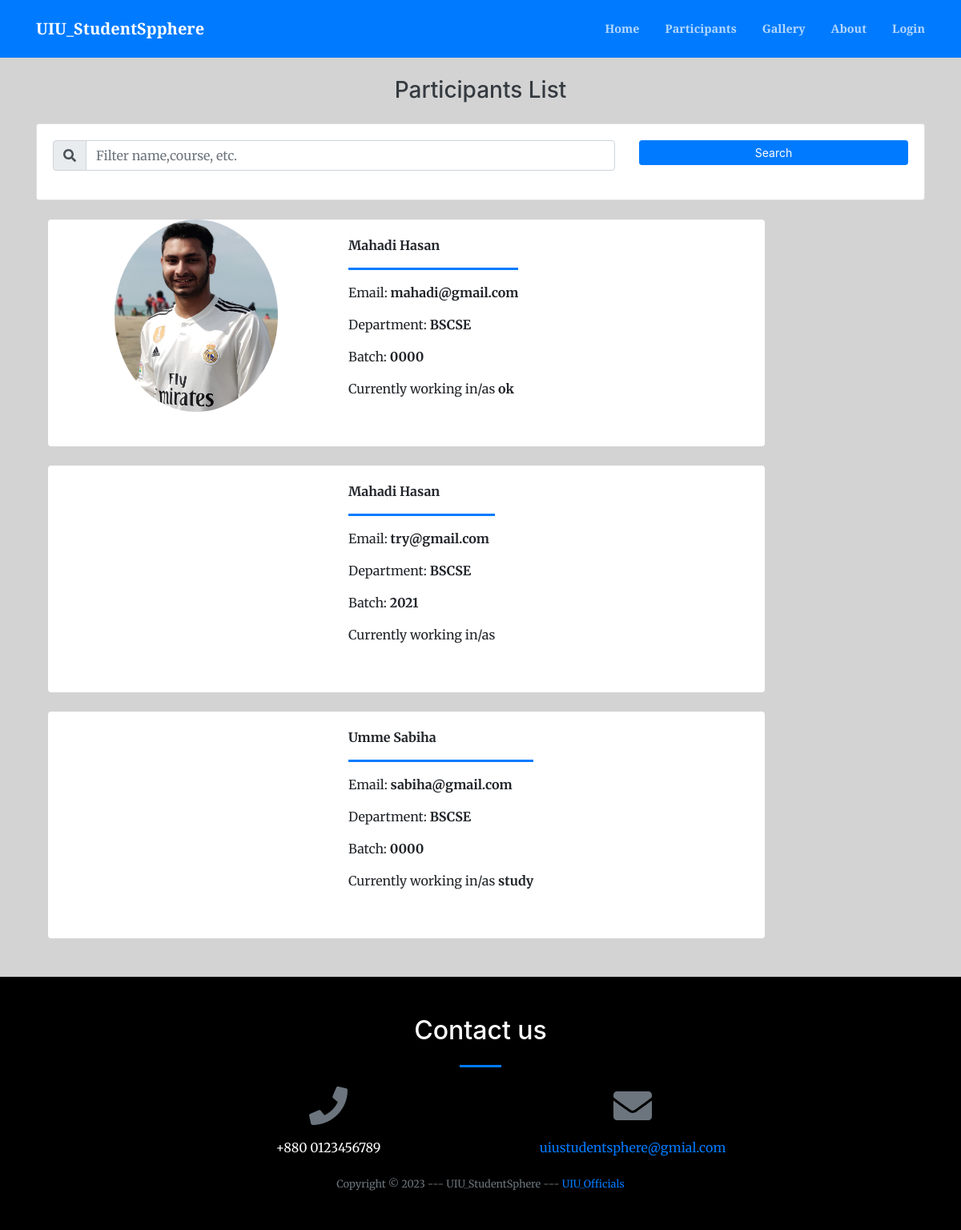
The app's page /index.php?page=alumni_list with its own data.
### tables this page shows
CREATE TABLE `alumnus_bio` (
  `id` int(30) NOT NULL,
  `firstname` varchar(200) NOT NULL,
  `middlename` varchar(200) NOT NULL,
  `lastname` varchar(200) NOT NULL,
  `gender` varchar(10) NOT NULL,
  `batch` year(4) NOT NULL,
  `course_id` int(30) NOT NULL,
  `email` varchar(250) NOT NULL,
  `connected_to` text NOT NULL,
  `avatar` text NOT NULL,
  `status` tinyint(1) NOT NULL DEFAULT 0 COMMENT '0= Unverified, 1= Verified',
  `date_created` date NOT NULL DEFAULT current_timestamp()
);

CREATE TABLE `courses` (
  `id` int(30) NOT NULL,
  `course` text NOT NULL,
  `about` text NOT NULL
);

### alumni_list.php (the view, shortened to what this page needs)
<?php
include 'admin/db_connect.php';
?>
<br><br><br><br>
<h3 style="text-align: center;" class="text-dark">Participants List</h3>
        	<div class="container">
        		<div class="card mb-2 mt-4">
		        <div class="card-body ">
		            <div class="row">
		                <div class="col-md-8">
		                    <div class="input-group mb-3">
		                      <div class="input-group-prepend">
		                        <span class="input-group-text" id="filter-field"><i class="fa fa-search"></i></span>
		                      </div>
		                      <input type="text" class="form-control" id="filter" placeholder="Filter name,course, etc." aria-label="Filter" aria-describedby="filter-field">
		                    </div>
		                </div>
		                <div class="col-md-4">
		                    <button class="btn btn-primary btn-block btn-sm" id="search">Search</button>
		                </div>
		            </div>
		        </div>
		    </div>
        	</div>
            <div class="container-fluid mt-3 pt-2">
                <div class="row-items">
                <div class="col-lg-12">
                    <div class="row">
                <?php
                $fpath = 'admin/assets/uploads';
                $alumni = $conn->query("SELECT a.*,c.course,Concat(a.firstname,' ',a.lastname) as name from alumnus_bio a inner join courses c on c.id = a.course_id order by Concat(a.lastname,', ',a.firstname,' ',a.middlename) asc");
                while($row = $alumni->fetch_assoc()):
                ?>
                <div class="container">
                <div class="col-md-10 item">
                <div class="card alumni-list" data-id="<?php echo $row['id'] ?>">
                        <div class="alumni-img" card-img-top>
                            <img src="<?php echo $fpath.'/'.$row['avatar'] ?>" alt="">
                        </div>
                    <div class="card-body">
                        <div class="row align-items-center h-100">
                            <div class="">
                                <div>
                                <p class="filter-txt"><b><?php echo $row['name'] ?></b></p>
                                <hr class="divider w-100" style="max-width: calc(100%)">
                                <p class="filter-txt">Email: <b><?php echo $row['email'] ?></b></p>
                                <p class="filter-txt">Department: <b><?php echo $row['course'] ?></b></p>
                                <p class="filter-txt">Batch: <b><?php echo $row['batch'] ?></b></p>
                                <p class="filter-txt">Currently working in/as <b><?php echo $row['connected_to'] ?></b></p>
                                    <br>
                                </div>
                            </div>
                        </div>
                    </div>
                </div>
                </div>
                <br>
                </div>
                <?php endwhile; ?>
                </div>
                </div>
                </div>
            </div>

### index.php (shortened to what this page needs)
<!DOCTYPE html>
<html lang="en">
<?php
include('header.php');
?>
<body id="page-top">
  <nav class="navbar navbar-expand-lg navbar-light fixed-top py-3  text-white bg-primary" id="mainNav">
    <div class="container">
      <a class="navbar-brand js-scroll-trigger" href="./"><?php echo $_SESSION['system']['name'] ?></a>
      <div class="collapse navbar-collapse" id="navbarResponsive">
        <ul class="navbar-nav ml-auto my-2 my-lg-0">
          <li class="nav-item"><a class="nav-link js-scroll-trigger" href="index.php?page=home">Home</a></li>
          <li class="nav-item"><a class="nav-link js-scroll-trigger" href="index.php?page=alumni_list">Participants</a></li>
          <li class="nav-item"><a class="nav-link js-scroll-trigger" href="index.php?page=gallery">Gallery</a></li>
          <li class="nav-item"><a class="nav-link js-scroll-trigger" href="index.php?page=about">About</a></li>
          <?php if (!isset($_SESSION['login_id'])) : ?>
            <li class="nav-item"><a class="nav-link js-scroll-trigger" href="#" id="login">Login</a></li>
          <?php endif; ?>
        </ul>
      </div>
    </div>
  </nav>
  <?php
  $page = isset($_GET['page']) ? $_GET['page'] : "home";
  include $page . '.php';
  ?>
  <br>
  <footer class=" py-5">
    <div class="container">
      <div class="row justify-content-center">
        <div class="col-lg-8 text-center">
          <h2 class="mt-0 text-white">Contact us</h2>
          <hr class="divider my-4" />
        </div>
      </div>
      <div class="row">
        <div class="col-lg-4 ml-auto text-center mb-5 mb-lg-0">
          <i class="fas fa-phone fa-3x mb-3 text-muted"></i>
          <div class="text-white">+880 0123456789</div>
        </div>
        <div class="col-lg-4 mr-auto text-center">
          <i class="fas fa-envelope fa-3x mb-3 text-muted"></i>
          <a class="d-block" href="mailto:uiustudentsphere@gmial.com">uiustudentsphere@gmial.com</a>
        </div>
      </div>
    </div>
    <br>
    <div class="container">
      <div class="small text-center text-muted">Copyright © 2023 --- UIU_StudentSphere --- <a href="https://www.uiu.ac.bd" target="_blank"> UIU_Officials</a></div>
    </div>
  </footer>
</body>
</html>

### header.php (shortened to what this page needs)
<link href="admin/assets/css/jquery.datetimepicker.min.css" rel="stylesheet">
<link href="https://cdnjs.cloudflare.com/ajax/libs/magnific-popup.js/1.1.0/magnific-popup.min.css" rel="stylesheet" />
<link href="admin/assets/vendor/bootstrap-datepicker/css/bootstrap-datepicker.css" rel="stylesheet" />
<link href="css/styles.css" rel="stylesheet" />
<link type="text/css" rel="stylesheet" href="admin/assets/css/jquery-te-1.4.0.css">
<link href="admin/assets/css/select2.min.css" rel="stylesheet">

### index.php (style rules this page uses)
body { background: lightgrey; }
footer { background: #000000 !important; }

### alumni_list.php (style rules this page uses)
.alumni-list { cursor: pointer; border: unset; flex-direction: inherit; }
.alumni-img { width: calc(50%); max-height: 30vh; display: flex; align-items: center; justify-content: center; }
.alumni-list .card-body { width: calc(70%); }
.alumni-img img { border-radius: 100%; max-height: calc(100%); max-width: calc(100%); }

### records on screen
alumnus_bio: avatar (picture), name "Mahadi Hasan", email "mahadi@gmail.com", course.course "BSCSE", batch "0000", connected_to "ok"
alumnus_bio: name "Mahadi Hasan", email "try@gmail.com", course.course "BSCSE", batch "2021"
alumnus_bio: name "Umme Sabiha", email "sabiha@gmail.com", course.course "BSCSE", batch "0000", connected_to "study"

### other values on screen
$_SESSION['system']['name'] "UIU_StudentSpphere"
